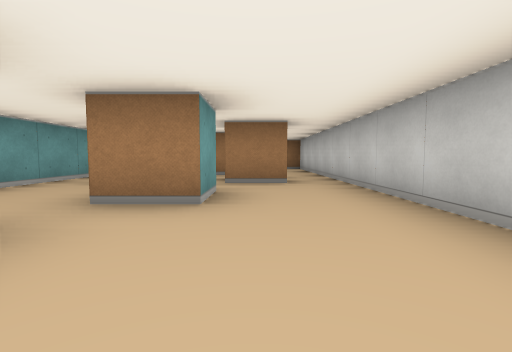
[1] (above)

13 first-person views from a walk through a cub3D level. The camera is about half as high as the walls, tilts 4° down and sees 85° across. The floor is counted in squares. Each view is taken from the middle of a square. On the plan, view 1 faces up. The plan holds only what a view shows up to about 9 squares ahead; the rest is blank.

[2]
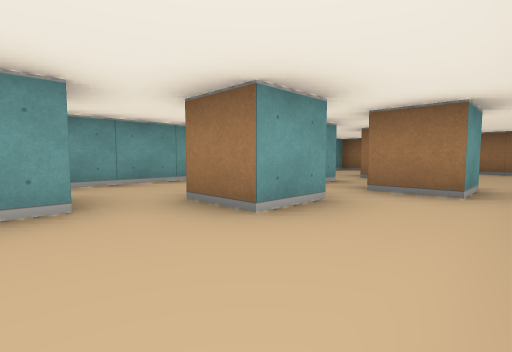

[3]
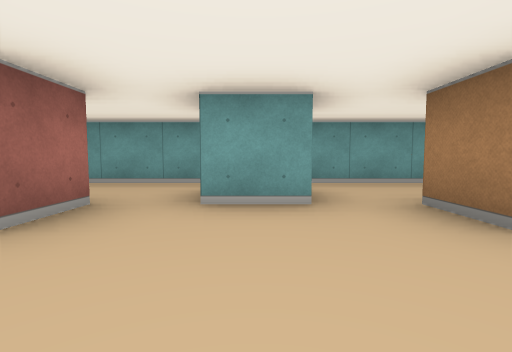

[4]
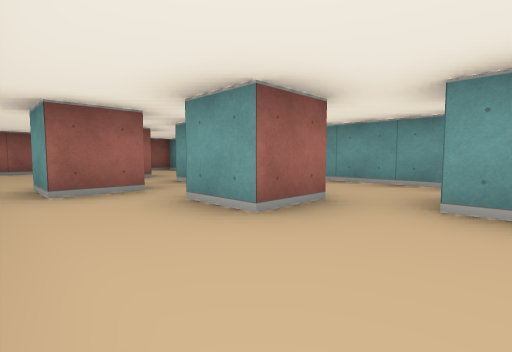

[5]
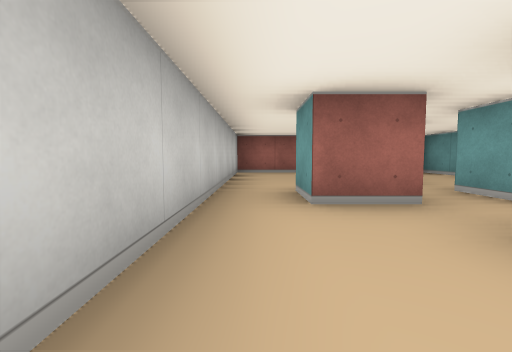

[6]
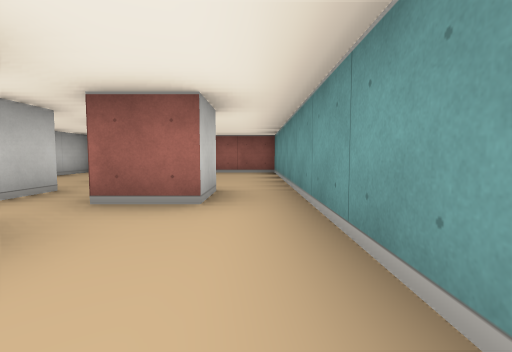

[7]
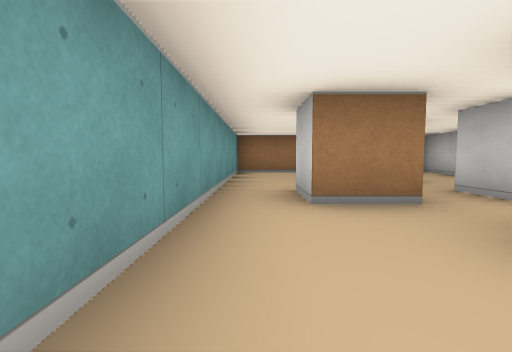

[8]
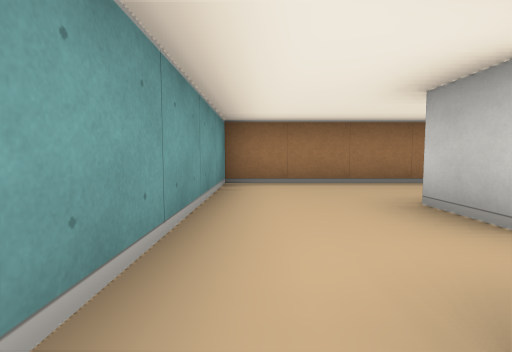

[9]
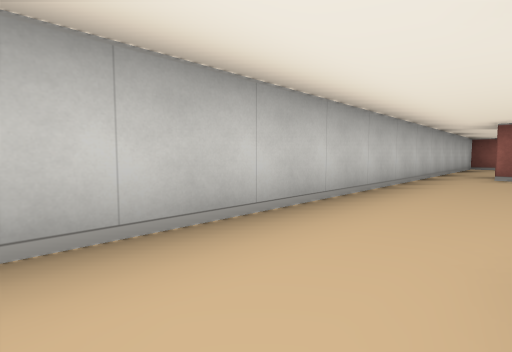

[10]
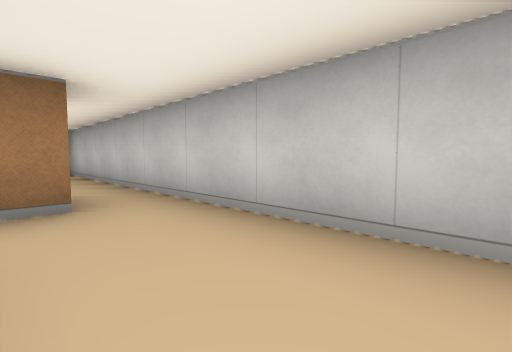

[11]
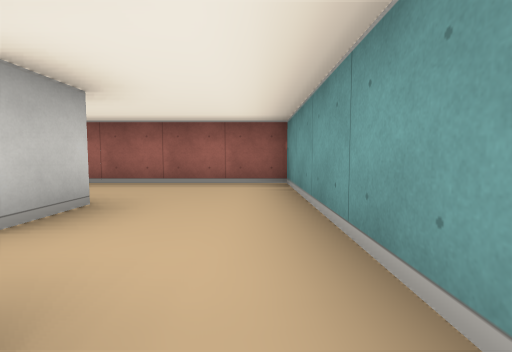

[12]
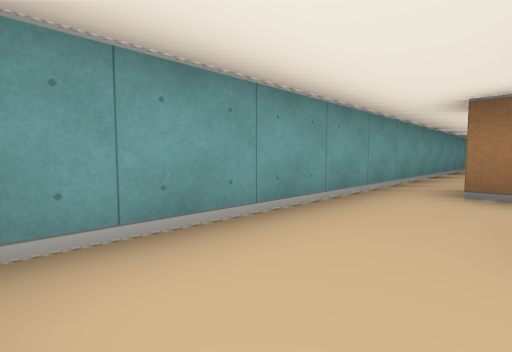

[13]
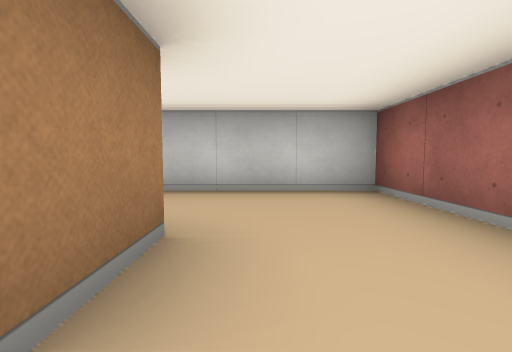

### Floor plan
Points are (right, up) in squares from view 1. A wall is a line through its corners. A room is listed if a view was taken in it or the views show most of it. See-through windows are left out.
Room 1 (views 1, 2, 3, 4, 5, 6, 7, 8, 9, 10, 11, 12, 13)
walls: (-1.5, 1.6) (-1.5, 0.5); (-1.6, -0.5) (-0.5, -0.5) (-0.5, -1.5); (-0.5, 3.6) (-0.5, 2.5) (-1.5, 2.5); (-1.4, 4.5) (-2.5, 4.5) (-2.5, 5.5); (-0.5, -3.5) (-0.5, -2.5) (0.5, -2.5) (0.5, -3.5); (-1.5, 5.6) (-1.5, 5.1); (-2.5, -3.5) (-2.5, -2.5) (-1.5, -2.5) (-1.5, -3.5); (0.5, 5.5) (0.5, 4.5) (-0.5, 4.5) (-0.5, 5.5); (-0.6, 6.5) (-1.5, 6.5) (-1.5, 7.5); (-0.5, -5.5) (-1.5, -5.5) (-1.5, -4.5); (0.8, 9.5) (-3.5, 9.5) (-3.5, -7.5) (1.5, -7.5) (1.5, 9.5)

Positions as (right, up) in squares from view 1, and headings:
1: (0, 0), facing up
2: (1, 1), facing up-left
3: (1, 1), facing left
4: (1, 1), facing down-left
5: (1, 0), facing down
6: (-3, 0), facing down
7: (-3, 2), facing up
8: (-3, 5), facing up
9: (0, 4), facing down-right
10: (0, 2), facing up-right
11: (-3, -3), facing down
12: (-2, -7), facing up-left
13: (-2, -6), facing right
